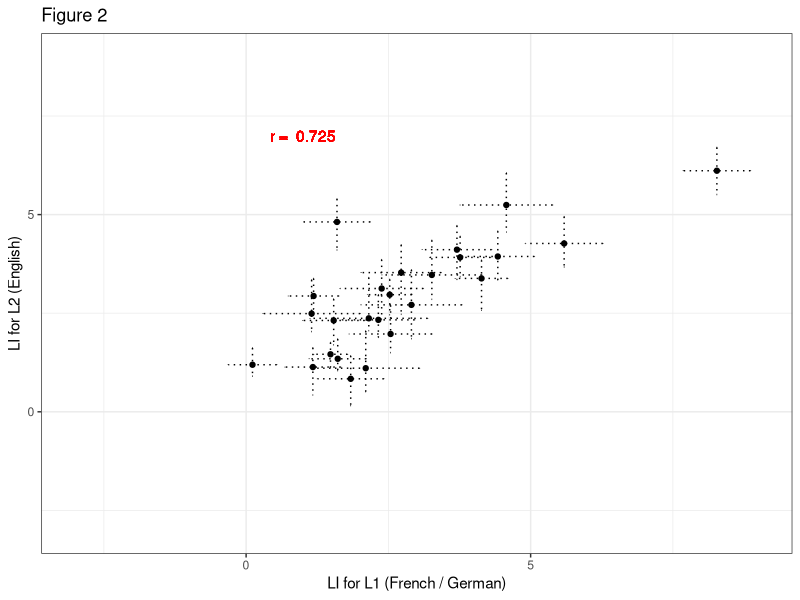
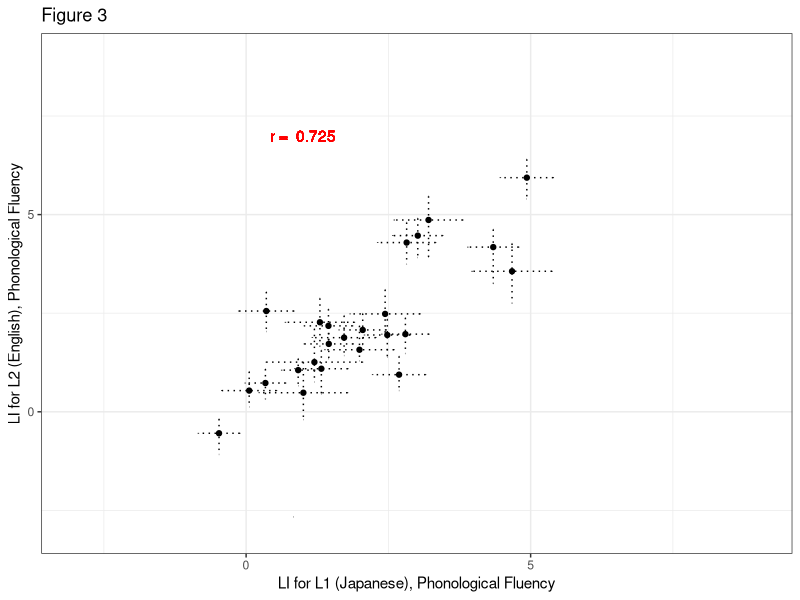
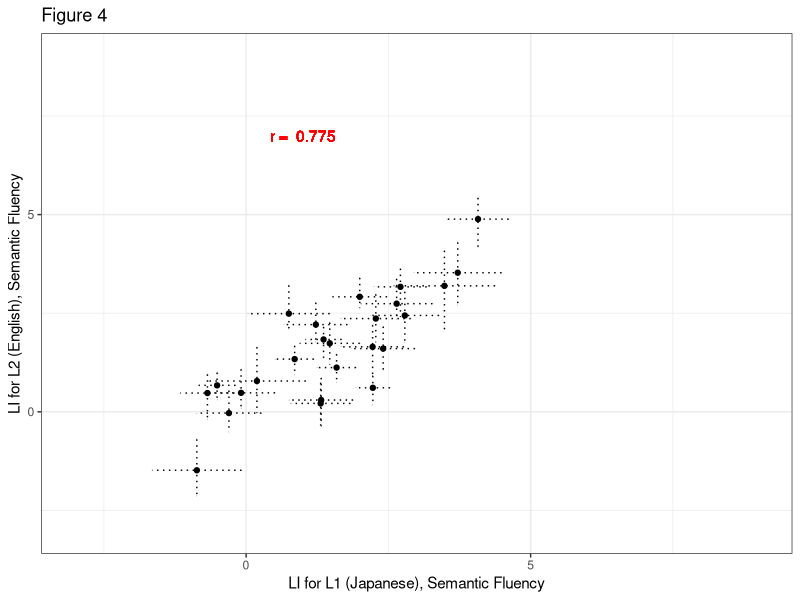

Write R code to recreate these figures, in order.
## ---- chunk 1
knitr::opts_chunk$set(echo = TRUE)

require(tidyverse)
require(flextable)
require(ggplot2)
## ---- chunk 2
# read French/German data in
L1_data <- read.csv('Results_L1.csv')
L2_data <- read.csv('Results_L2.csv')
background_data_total <- read.csv('background_data.csv', stringsAsFactors = FALSE)
colnames(background_data_total)[1] <-  colnames(background_data_total)[1] <- 'ID'

# read Japanese data in 
Miho_L1_data <- read.csv('Miho_Results_L1.csv')
Miho_L2_data <- read.csv('Miho_Results_L2.csv')
Miho_background_data_total <- read.csv('Miho_background_data.csv', stringsAsFactors = FALSE)
colnames(Miho_background_data_total)[1] <-  colnames(Miho_background_data_total)[1] <- 'ID'
Miho_background_data_total$ID <- as.numeric(gsub("BL", replacement = "", Miho_background_data_total$ID))

## ---- chunk 3
# How many participants are there, and how many were excluded from the analysis?
nsubj_all <- dim(L1_data)[1]
# If a subject has data excluded in EITHER language, we'll have to exclude them.
exclude <- L1_data$L1.exclusions + L2_data$L2.exclusions
# We will include the rows in L1_data and L2_data for any participants where exclude = 0
L1_data <- L1_data[which(exclude==0), ]
L2_data <- L2_data[which(exclude==0), ]
# Remove excluded participants from backgound data too
background_data <- background_data_total[which(exclude==0), ]
nsubj <- dim(L1_data)[1]
background_data <- background_data %>% mutate(L2_prof = (L2_prof_Speaking+L2_prof_Reading+L2_prof_Understanding)/3)

# Calculate demographics summary statistics
demo_summary <- background_data %>% 
  summarise(N_total = n(), N_german = length(which(L1==1)), N_french = length(which(L1==2)),
            N_female = length(which(Gender==0)), N_male = length(which(Gender==1)),
            mean_age = mean(Age), sd_age = sd(Age),
            mean_EHI = mean(EHI), sd_EHI = sd(EHI), min_EHI = min(EHI), max_EHI = max(EHI),
            languages = mean(NoL), sd_languages = sd(NoL),
            mean_aoa = mean(L2_Acquisition), sd_aoa = sd(L2_Acquisition),
            mean_aoF = mean(L2_Fluent), sd_aoF = sd(L2_Fluent),
            mean_accent = mean(L2_exp_Accent), sd_accent = sd(L2_exp_Accent),
            mean_read = mean(L2_prof_Reading), sd_read = sd(L2_prof_Reading),
            mean_und = mean(L2_prof_Understanding), sd_und = sd(L2_prof_Understanding),
            mean_speak = mean(L2_prof_Speaking), sd_speak = sd(L2_prof_Speaking),
            mean_prof = mean(L2_prof), sd_prof = sd(L2_prof))

## ---- chunk 4
# Calculate mean and SEM LI value for L1 and L2
L1_summary_stats <- L1_data %>% summarise(L1_mean = mean(L1.mean_LI), L1_se = sd(L1.mean_LI)/sqrt(nsubj),
                                          L1_mean_trials = mean(L1.N), L1_min_trials = min(L1.N), L1_max_trials = max(L1.N)) 
L2_summary_stats <- L2_data %>% summarise(L2_mean = mean(L2.mean_LI), L2_se = sd(L2.mean_LI)/sqrt(nsubj),
                                          L2_mean_trials = mean(L2.N), L2_min_trials = min(L2.N), L2_max_trials = max(L2.N)) 

# Number of Ps left/ bilaterally lateralised
L1_laterality <- L1_data %>% group_by(L1.mean_laterality) %>% summarise(N=n(), pc=N/nsubj*100)
L2_laterality <- L2_data %>% group_by(L2.mean_laterality) %>% summarise(N=n(), pc=N/nsubj*100)


# Make a massive table
summary_stats <- matrix(data = NA, nrow = 2, ncol = 7)
colnames(summary_stats) <- c('Language','Mean trials', 'mean LI', 'se LI', '% left', '% bilateral', '% right')
summary_stats[, 1] <- c('L1', 'L2')
summary_stats[, 2] <- round(c(L1_summary_stats$L1_mean_trials, L2_summary_stats$L2_mean_trials), 2)
summary_stats[, 3] <-  round(c(L1_summary_stats$L1_mean, L2_summary_stats$L2_mean), 2)
summary_stats[, 4] <-  round(c(L1_summary_stats$L1_se, L2_summary_stats$L2_se), 2)
summary_stats[, 5] <- round(c(L1_laterality$pc[2], L2_laterality$pc[2]))
summary_stats[, 6] <- round(c(L1_laterality$pc[1], L2_laterality$pc[1]))
summary_stats[, 7] <- round(c(L1_laterality$pc[3], L2_laterality$pc[3]))
summary_stats[which(is.na(summary_stats[,7])), 7] <- 0 
summary_stats <- as.data.frame(summary_stats)

# Scatterplot of L1 and L2 data
plotdata <- inner_join(x = L1_data,
                        y = L2_data)

# Correlation between L1 and L2
L1_L2_corr <- cor.test (plotdata$L1.mean_LI, plotdata$L2.mean_LI, 
                        method = "spearman", 
                        exact = FALSE)

Fig2 <- ggplot(data = plotdata, aes(x = L1.mean_LI, y = L2.mean_LI)) + 
  geom_point()+
  theme_bw()+
  xlab("LI for L1 (French / German)") +  
  ylab("LI for L2 (English)") + 
  xlim(-3,9) + ylim (-3,9) + 
  geom_errorbar(aes(ymin = L2.mean_LI - L2.mean_se, ymax = L2.mean_LI + L1.mean_se),linetype = "dotted") + 
  geom_errorbarh(aes(xmin = L1.mean_LI - L1.mean_se, xmax = L1.mean_LI + L1.mean_se), linetype = "dotted") +
  geom_text(x = 1, y = 7, label = paste('r = ', round(L1_L2_corr$estimate, 3)), colour = 'red') +
  ggtitle('Figure 2')

# Check correlations with EHI
EHI_LI_L1_cor <- cor.test (background_data$EHI, L1_data$L1.mean_LI, method = "spearman")
EHI_LI_L2_cor <- cor.test (background_data$EHI, L2_data$L2.mean_LI, method = "spearman")

# Check for effect of testing order (0 = L2 tested first, 1 = L1 tested first)
total_info <- inner_join(x = plotdata, y = background_data, by = c("ID"))
nL1_testedfirst <- nrow(background_data[background_data$Tested == 1,]) #how many tested with L1 first
nL1_testedsecond <- nrow(background_data[background_data$Tested == 0,]) # how many tested with L2 first
testing_0 <- filter(total_info, Tested == "0")
testing_1 <- filter(total_info, Tested == "1")
testing_ttest_L1 <- t.test(testing_0$L1.mean_LI, testing_1$L1.mean_LI) # testing if there is a sig. diff between laterality scoes of L1 in those tested in their native language first or second.
testing_ttest_L2 <- t.test(testing_0$L2.mean_LI, testing_1$L2.mean_LI) # testing if there is a sig. diff between laterality scoes of L2 in those tested in their native language first or second.
## ---- chunk 5
# Make a demographics table
demo_table <- matrix(data=NA, nrow=10, ncol=2)
colnames(demo_table) <- c('Characteristic', 'Mean (sd)')
demo_table[,1] <- c('Age, years', 'EHI, /100', 'Languages spoken',
                          'Age of acquisition, years', 'Age of fluency, years', 'Accent, /10',
                          'Proficiency: speaking, /10', 'Proficiency: reading, /10', 
                          'Proficiency: understanding, /10', 'Proficiency: total, /10')
#demo_table[1,2] <- paste0(demo_summary$N_total, ' (', demo_summary$N_male, ':', demo_summary$N_female, ')')
demo_table[1,2] <- paste0(round(demo_summary$mean_age, 2), ' (', round(demo_summary$sd_age, 2), ')')
demo_table[2,2] <- paste0(round(demo_summary$mean_EHI, 2), ' (', round(demo_summary$sd_EHI, 2), ')')
demo_table[3,2] <- paste0(round(demo_summary$languages, 2), ' (', round(demo_summary$sd_languages, 2), ')')
demo_table[4,2] <- paste0(round(demo_summary$mean_aoa, 2), ' (', round(demo_summary$sd_aoa, 2), ')')
demo_table[5,2] <- paste0(round(demo_summary$mean_aoF, 2), ' (', round(demo_summary$sd_aoF, 2), ')')
demo_table[6,2] <- paste0(round(demo_summary$mean_accent, 2), ' (', round(demo_summary$sd_accent, 2), ')')
demo_table[7,2] <- paste0(round(demo_summary$mean_speak, 2), ' (', round(demo_summary$sd_speak, 2), ')')
demo_table[8,2] <- paste0(round(demo_summary$mean_read, 2), ' (', round(demo_summary$sd_read, 2), ')')
demo_table[9,2] <- paste0(round(demo_summary$mean_und, 2), ' (', round(demo_summary$sd_und, 2), ')')
demo_table[10,2] <- paste0(round(demo_summary$mean_prof, 2), ' (', round(demo_summary$sd_prof, 2), ')')
demo_table <- as.data.frame(demo_table)

table1 <- flextable(demo_table) %>% set_caption(table1, caption=paste0('Table 1. Demographics for the Study 1 participants, N=',nsubj, ' (', demo_summary$N_female, ' female)')) 
table1 <- autofit(table1)
table1
## ---- chunk 6
# Report number of excluded trials
excluded_trials_L1 <- 100 - round(sum(L1_data$L1.N) / sum(L1_data$L1.nMark) * 100, 2)
excluded_trials_L2 <- 100 - round(sum(L2_data$L2.N) / sum(L2_data$L2.nMark) * 100, 2)

# Here we will use the Shapiro Wilks normality test to see if the LI values for L1 and L2 are normally distributed
L1_normality <- shapiro.test(L1_data$L1.mean_LI)
L2_normality <- shapiro.test(L2_data$L2.mean_LI)

# spearman correlation test on odds and evens - means: Grabitz data 
L1_splithalf <- cor.test(L1_data$L1.mean_odd, L1_data$L1.mean_even, method = "spearman")
L2_splithalf <- cor.test(L2_data$L2.mean_odd, L2_data$L2.mean_even, method = "spearman")  
## ---- chunk 7
table2 <- flextable(summary_stats) %>% set_caption(table2, caption='Table 2. Summary statistics for Study 1 laterality indices')
table2 <- autofit(table2)
table2

## ---- chunk 8

print(Fig2)

## ---- chunk 9

# Correlation between AOA and LIs
aoa_L2_corr <- cor.test(total_info$L2_Acquisition, total_info$L2.mean_LI, method = "spearman")
aoF_L2_corr <- cor.test(total_info$L2_Fluent, total_info$L2.mean_LI, method = "spearman")
prof_L2_corr <- cor.test(total_info$L2_prof, total_info$L2.mean_LI, method="spearman")

## ---- chunk 10
# How many participants are there, and how many were excluded from the analysis?
Miho_nsubj_all <- dim(Miho_L1_data)[1]

# If a subject has data excluded in EITHER language, we'll have to exclude them
# Phonological and Semantic fluency tasks will be treated separately
Phon_exclude <- Miho_L1_data$L1_Phon.exclusions + Miho_L2_data$L2_Phon.exclusions
Sem_exclude <- Miho_L1_data$L1_Sem.exclusions + Miho_L2_data$L2_Sem.exclusions 
Miho_exclude <- Phon_exclude + Sem_exclude

# We will include the rows in L1_data and L2_data for any participants where exclude = 0
L1_Phon_data <- Miho_L1_data[which(Miho_exclude==0), ]
L2_Phon_data <- Miho_L2_data[which(Miho_exclude==0), ]
L1_Sem_data <- Miho_L1_data[which(Miho_exclude==0), ]
L2_Sem_data <- Miho_L2_data[which(Miho_exclude==0), ]

# How many subjects were included for each task?
Phon_nsubj <- dim(L1_Phon_data)[1]
Sem_nsubj <- dim(L1_Sem_data)[1]
# Remove excluded participants from backgound data too
Miho_background_data <- Miho_background_data_total[which(Miho_exclude==0), ]

# Calculate demographics summary statistics
#NEED TO CHECK 0 IS DEFINITLEY FEMALE!!

miho_demo_summary <- Miho_background_data %>%
  summarise(N_total = n(), N_female_j = length(which(Gender == "0")), N_male_j = length(which(Gender== "1")),
            mean_age_j = mean(Age, na.rm = TRUE), sd_age = sd(Age, na.rm = TRUE), 
            mean_aoa_L2_j = mean(aoa_L2, na.rm = TRUE), sd_aoa_L2_j = sd(aoa_L2, na.rm = TRUE),
            mean_eng_score_j = mean(Eng_score, na.rm = TRUE), sd_eng_score_j = sd(Eng_score, na.rm = TRUE),
            mean_eng_use_month_j = mean(length_useEng_months, na.rm = TRUE), sd_eng_use_month_j = sd(length_useEng_months, na.rm = TRUE),
            mean_eng_speak_j = mean(Eng_Speak, na.rm = TRUE), sd_eng_speak_j = sd(Eng_Speak, na.rm = TRUE),
            mean_eng_listen_j = mean(Eng_Listen, na.rm = TRUE), sd_eng_listen_j = sd(Eng_Listen, na.rm = TRUE),
            mean_eng_read_j = mean(Eng_Read, na.rm = TRUE), sd_eng_read_j = sd(Eng_Read, na.rm = TRUE), 
            mean_eng_write_j = mean(Eng_Write, na.rm = TRUE), sd_eng_write_j = sd(Eng_Write, na.rm = TRUE),
            )

## ---- chunk 11
# Calculate mean and SEM LI value for L1 and L2: Phonological fluency
L1_Phon_summary_stats <-
  L1_Phon_data %>% summarise(L1_mean = mean(L1_Phon.mean_LI), L1_se = sd(L1_Phon.mean_LI)/sqrt(Phon_nsubj),
                                  L1_mean_trials = mean(L1_Phon.N), L1_min_trials = min(L1_Phon.N),
                                  L1_max_trials = max(L1_Phon.N))

L2_Phon_summary_stats <-
  L2_Phon_data %>% summarise(L2_mean = mean(L2_Phon.mean_LI), L2_se = sd(L2_Phon.mean_LI)/sqrt(Phon_nsubj),
                                  L2_mean_trials = mean(L2_Phon.N), L2_min_trials = min(L2_Phon.N),
                                  L2_max_trials = max(L2_Phon.N))

# The mean and SEM LI value for L1 and L2: Semantic fluency
L1_Sem_summary_stats <-
  L1_Sem_data %>% summarise(L1_mean = mean(L1_Sem.mean_LI), L1_se = sd(L1_Sem.mean_LI)/sqrt(Sem_nsubj),
                                  L1_mean_trials = mean(L1_Sem.N), L1_min_trials = min(L1_Sem.N),
                                  L1_max_trials = max(L1_Sem.N))

L2_Sem_summary_stats <-
  L2_Sem_data %>% summarise(L2_mean = mean(L2_Sem.mean_LI), L2_se = sd(L2_Sem.mean_LI)/sqrt(Sem_nsubj),
                                  L2_mean_trials = mean(L2_Sem.N), L2_min_trials = min(L2_Sem.N),
                                  L2_max_trials = max(L2_Sem.N))

# Number of Ps left/ bilaterally lateralised for L1/L2, Phon/Sem fluency
L1_Phon_laterality <- L1_Phon_data %>%
  group_by(L1_Phon.mean_laterality) %>% summarise(N=n(), pc=N/Phon_nsubj*100)
L2_Phon_laterality <- L2_Phon_data %>%
  group_by(L2_Phon.mean_laterality) %>% summarise(N=n(), pc=N/Phon_nsubj*100)
L1_Sem_laterality <- L1_Sem_data %>%
  group_by(L1_Sem.mean_laterality) %>% summarise(N=n(), pc=N/Sem_nsubj*100)
L2_Sem_laterality <- L2_Sem_data %>%
  group_by(L2_Sem.mean_laterality) %>% summarise(N=n(), pc=N/Sem_nsubj*100)

# Make a summary table
summary_stats <- matrix(data = NA, nrow = 4, ncol = 8)
colnames(summary_stats) <- c('Task','Language','Mean trials', 'mean LI', 'se LI', '% left', '% bilateral', '% right')
summary_stats[, 1] <- c('Phonological','Phonological','Semantic','Semantic')
summary_stats[, 2] <- c('L1','L2','L1','L2')
summary_stats[, 3] <- round(c(L1_Phon_summary_stats$L1_mean_trials, L2_Phon_summary_stats$L2_mean_trials,
                              L1_Sem_summary_stats$L1_mean_trials, L2_Sem_summary_stats$L2_mean_trials), 2)
summary_stats[, 4] <-  round(c(L1_Phon_summary_stats$L1_mean, L2_Phon_summary_stats$L2_mean,
                               L1_Sem_summary_stats$L1_mean, L2_Sem_summary_stats$L2_mean), 2)
summary_stats[, 5] <-  round(c(L1_Phon_summary_stats$L1_se, L2_Phon_summary_stats$L2_se,
                               L1_Sem_summary_stats$L1_se, L2_Sem_summary_stats$L2_se), 2)
summary_stats[, 6] <- round(c(L1_Phon_laterality$pc[2], L2_Phon_laterality$pc[2],
                              L1_Sem_laterality$pc[2], L2_Sem_laterality$pc[2]))
summary_stats[, 7] <- round(c(L1_Phon_laterality$pc[1], L2_Phon_laterality$pc[1],
                              L1_Sem_laterality$pc[1], L2_Sem_laterality$pc[1]))
summary_stats[, 8] <- round(c(L1_Phon_laterality$pc[3], L2_Phon_laterality$pc[3],
                              L1_Sem_laterality$pc[3], L2_Sem_laterality$pc[3]))
summary_stats[which(is.na(summary_stats[,8])), 8] <- 0 
summary_stats <- as.data.frame(summary_stats)

# Plot Miho Phon L1 and L2 data
plotdata_j <- inner_join(x = L1_Phon_data, L2_Phon_data)
L1_L2_Phon_corr <- cor.test (plotdata_j$L1_Phon.mean_LI, plotdata_j$L2_Phon.mean_LI, method = "spearman")

Fig3 <- ggplot(data = plotdata_j, aes(x = L1_Phon.mean_LI, y = L2_Phon.mean_LI)) + 
  geom_point()+
  theme_bw()+
  xlab("LI for L1 (Japanese), Phonological Fluency") +  
  ylab("LI for L2 (English), Phonological Fluency") + 
  xlim(-3,9) + ylim (-3,9) + 
  geom_errorbar(aes(ymin = L2_Phon.mean_LI - L2_Phon.mean_se, ymax = L2_Phon.mean_LI + L1_Phon.mean_se),linetype = "dotted") + 
  geom_errorbarh(aes(xmin = L1_Phon.mean_LI - L1_Phon.mean_se, xmax = L1_Phon.mean_LI + L1_Phon.mean_se), linetype = "dotted")+
  geom_text(x = 1, y = 7, label = paste('r = ', round(L1_L2_corr$estimate, 3)), colour = 'red') +
  ggtitle('Figure 3')

# Plot Miho Sem L1 and L2 data
plotdata_j <- inner_join(x = L1_Sem_data, y = L2_Sem_data)
L1_L2_corr <- cor.test (plotdata_j$L1_Sem.mean_LI, plotdata_j$L2_Sem.mean_LI, method = "spearman")

Fig4 <- ggplot(data = plotdata_j, aes(x = L1_Sem.mean_LI, y = L2_Sem.mean_LI)) +
  geom_point()+
  theme_bw()+
  xlab("LI for L1 (Japanese), Semantic Fluency") +
  ylab("LI for L2 (English), Semantic Fluency") +
  xlim(0-3,9) + ylim (-3,9) +
  geom_errorbar(aes(ymin = L2_Sem.mean_LI - L2_Sem.mean_se, ymax = L2_Sem.mean_LI + L1_Sem.mean_se),linetype = "dotted") +
  geom_errorbarh(aes(xmin = L1_Sem.mean_LI - L1_Sem.mean_se, xmax = L1_Sem.mean_LI + L1_Sem.mean_se), linetype = "dotted")+
  geom_text(x = 1, y = 7, label = paste('r = ', round(L1_L2_corr$estimate, 3)), colour = 'red') +
  ggtitle('Figure 4')

# Check correlations with EHI
#TO COMPLETE
# EHI_LI_L1_Phon_cor <- cor.test (background_data$EHI, L1_data$L1_Phon.mean_LI, method = "spearman")
# EHI_LI_L2_Phon_cor <- cor.test (background_data$EHI, L2_data$L2_Phon.mean_LI, method = "spearman")
# EHI_LI_L1_Sem_cor <- cor.test (background_data$EHI, L1_data$L1_Sem.mean_LI, method = "spearman")
# EHI_LI_L2_Sem_cor <- cor.test (background_data$EHI, L2_data$L2_Sem.mean_LI, method = "spearman")

# Check for effect of testing order (0 = L2 tested first, 1 = L1 tested first)
# TO COMPLETE
# total_info <- inner_join(x = plotdata_j, y = background_data, by = c("ID"))
# nL1_testedfirst <- nrow(background_data[background_data$Tested == 1,]) #how many tested with L1 first
# nL1_testedsecond <- nrow(background_data[background_data$Tested == 0,]) # how many tested with L2 first
# testing_0 <- filter(total_info, Tested == "0")
# testing_1 <- filter(total_info, Tested == "1")
# testing_ttest_L1 <- t.test(testing_0$L1.mean_LI, testing_1$L1.mean_LI) # testing if there is a sig. diff between laterality scoes of L1 in those tested in their native language first or second.
# testing_ttest_L2 <- t.test(testing_0$L2.mean_LI, testing_1$L2.mean_LI) # testing if there is a sig. diff between laterality scoes of L2 in those tested in their native language first or second.
## ---- chunk 12

#### demographics table ####
# Update names of rows when we get more info on background demographics. 
# Make a demographics table

############

demo_table_j <- matrix(data=NA, nrow=8, ncol=2)
colnames(demo_table_j) <- c('Characteristic', 'Mean (sd)')

demo_table_j[,1] <- c('Age, years', 'Age of English Acquisition, years', 'mean English score', 'Use of English, months', 'English speaking', 'English listening', 'English Reading', 'English Writing')

demo_table_j[1,2] <- paste0(round(miho_demo_summary$mean_age_j, 2), ' (', round(miho_demo_summary$sd_age, 2), ')')
demo_table_j[2,2] <- paste0(round(miho_demo_summary$mean_aoa_L2_j, 2), ' (', round(miho_demo_summary$sd_aoa_L2_j, 2), ')')
demo_table_j[3,2] <- paste0(round(miho_demo_summary$mean_eng_score_j, 2), ' (', round(miho_demo_summary$sd_eng_score_j, 2), ')')
demo_table_j[4,2] <- paste0(round(miho_demo_summary$mean_eng_use_month_j, 2), ' (', round(miho_demo_summary$sd_eng_use_month_j, 2), ')')
demo_table_j[5,2] <- paste0(round(miho_demo_summary$mean_eng_speak_j, 2), ' (', round(miho_demo_summary$sd_eng_speak_j, 2), ')')
demo_table_j[6,2] <- paste0(round(miho_demo_summary$mean_eng_listen_j, 2), ' (', round(miho_demo_summary$sd_eng_listen_j, 2), ')')
demo_table_j[7,2] <- paste0(round(miho_demo_summary$mean_eng_read_j, 2), ' (', round(miho_demo_summary$sd_eng_read_j, 2), ')')
demo_table_j[8,2] <- paste0(round(miho_demo_summary$mean_eng_write_j, 2), ' (', round(miho_demo_summary$sd_eng_write_j, 2), ')')
demo_table_j <- as.data.frame(demo_table_j)

table101 <- flextable(demo_table_j) %>% set_caption('table101', caption=paste0('Table 101. Demographics for the Study 2 participants, N=', miho_demo_summary$N_total, ' (', miho_demo_summary$N_female_j, ' female)')) 
table101 <- autofit(table101)
table101

## ---- chunk 13
# Report number of excluded trials
excluded_trials_L1_Phon <- 100 - round(sum(L1_Phon_data$L1_Phon.N.N) / sum(L1_Phon_data$L1_Phon.nMark) * 100, 2)
excluded_trials_L2_Phon <- 100 - round(sum(L2_Phon_data$L2_Phon.N) / sum(L2_Phon_data$L2_Phon.nMark) * 100, 2)
excluded_trials_L1_Sem <- 100 - round(sum(L1_Sem_data$L1_Sem.N.N) / sum(L1_Sem_data$L1_Sem.nMark) * 100, 2)
excluded_trials_L2_Sem <- 100 - round(sum(L2_Sem_data$L2_Sem.N) / sum(L2_Sem_data$L2_Sem.nMark) * 100, 2)

# Here we will use the Shapiro Wilks normality test to see if the LI values for L1 and L2 are normally distributed
L1_Phon_normality <- shapiro.test(L1_Phon_data$L1_Phon.mean_LI)
L1_Sem_normality <- shapiro.test(L1_Sem_data$L1_Sem.mean_LI)
L2_Phon_normality <- shapiro.test(L2_Phon_data$L2_Phon.mean_LI)
L2_Sem_normality <- shapiro.test(L2_Sem_data$L2_Sem.mean_LI)

# spearman correlation test on odds and evens - means
L1_Phon_splithalf <- cor.test(L1_Phon_data$L1_Phon.mean_odd, L1_Phon_data$L1_Phon.mean_even, method = "pearson")
L2_Phon_splithalf <- cor.test(L2_Phon_data$L2_Phon.mean_odd, L2_Phon_data$L2_Phon.mean_even, method = "pearson")
L1_Sem_splithalf <- cor.test(L1_Sem_data$L1_Sem.mean_odd, L1_Sem_data$L1_Sem.mean_even, method = "pearson")
L2_Sem_splithalf <- cor.test(L2_Sem_data$L2_Sem.mean_odd, L2_Sem_data$L2_Sem.mean_even, method = "pearson")

## ---- chunk 14
table4 <- flextable(summary_stats) 
table4 <- autofit(table4)
set_caption(table4, caption='Table 4. Summary statistics for Study 2 laterality indices')

## ---- chunk 15
print(Fig3)
print(Fig4)

## ---- chunk 16

# Correlation between AOA and LIs
# normally distributed (lines 490-493)

total_info_j <- inner_join(x = plotdata_j, y = Miho_background_data, by = c("ID"))
aoa_l2_corr_phon_j <- cor.test(total_info_j$aoa_L2, total_info_j$L2_Phon.mean_LI, method = "pearson")
aoa_l2_corr_sem_j <- cor.test(total_info_j$aoa_L2, total_info_j$L2_Sem.mean_LI, method = "pearson")
